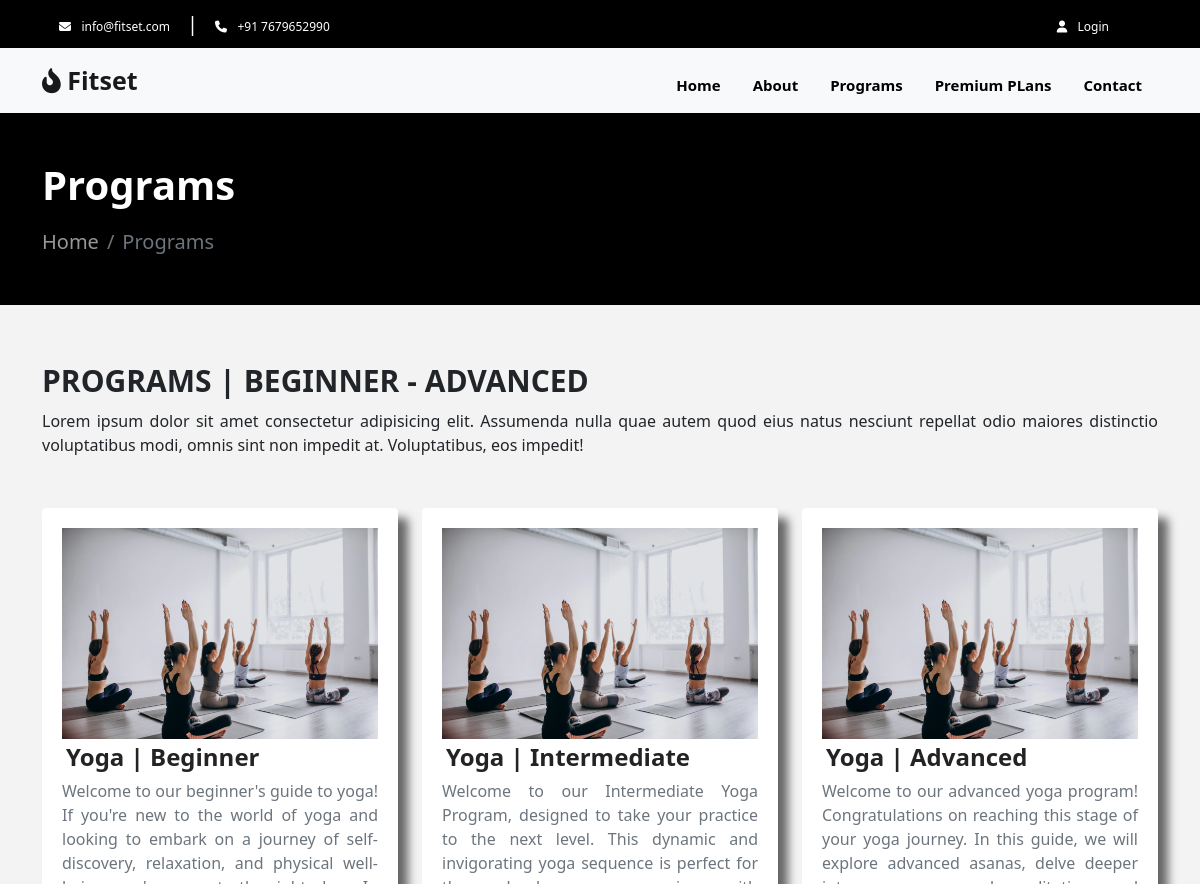
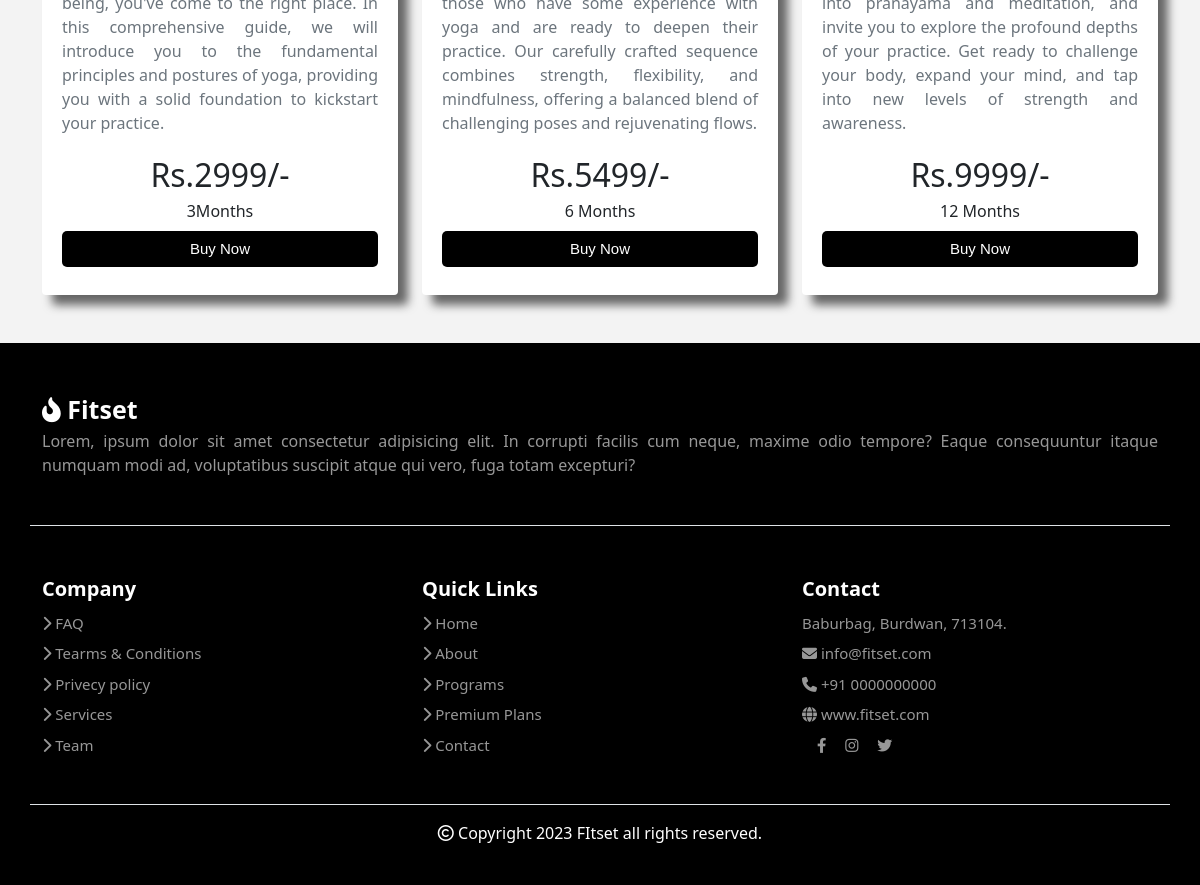
/program-levels.php?id=1, run on the app's committed database (2 pictures, top to bottom).
### tables this page shows
CREATE TABLE `course_level` (
  `id` int(11) NOT NULL,
  `level_name` varchar(50) NOT NULL,
  `level_desc` varchar(1000) NOT NULL,
  `course_duration` varchar(20) NOT NULL,
  `course_id` varchar(25) NOT NULL,
  `amount` int(20) NOT NULL,
  `image` varchar(20) NOT NULL
);

### program-levels.php (the view, shortened to what this page needs)
<!DOCTYPE html>
<html>
<head>
	<?php include_once './link.php'; ?>
</head>
<body>
<?php include_once './navbar.php'; ?>
<div class="container-fluid p-0 " style="background:black; color:white;">
	<div class="container py-5">
		<h1 class="theme-light fw-bold">
			Programs
		</h1>
		<nav aria-label="breadcrumb">
			<ol class="breadcrumb m-0">
				<li class="breadcrumb-item">
					<a href="./index.php" style="text-decoration:none; color:#979797;">
		    			Home
					</a>
				</li>
				<li class="breadcrumb-item active theme-light" aria-current="page">Programs</li>
			</ol>
		</nav>
	</div>
</div>
<div class="container">
  <div class="row">
    <div class="col-md-12">
      <h1 class="h1  fw-bold text-uppercase mt-5"><span class="subHeading">Programs | Beginner - Advanced</span></h1>
      <p>
        Lorem ipsum dolor sit amet consectetur adipisicing elit. Assumenda nulla quae autem quod eius natus nesciunt repellat odio maiores distinctio voluptatibus modi, omnis sint non impedit at. Voluptatibus, eos impedit!
      </p>
    </div>
    <?php
        $queryCourseLevel=mysqli_query($con,"select * from course_level where course_id='".$_GET['id']."'");
        while($rowCourseLevel=mysqli_fetch_array($queryCourseLevel))
        {
    ?>
            <div class="col-md-4">
                <div class="cardItems rounded mb-5">
                    <img style="width:100%; height:auto;" src="./Images/<?php echo $rowCourseLevel["image"]; ?>" alt="Yoga Image"/>
                    <strong class="fs-4 ps-1"><?php echo $rowCourseLevel["level_name"]; ?></strong>
                    <p class="text-secondary mt-1">
                       <?php echo $rowCourseLevel["level_desc"]; ?>
                    </p>
                    <div class="fs-2 font-weight-bold text-center text-dark ">
                      Rs.<?php echo $rowCourseLevel["amount"]; ?>/-
                    </div>
                    <div class="fs-6 text-center text-dark font-weight-bold">
                      <?php echo $rowCourseLevel["course_duration"]; ?>
                    </div>
                    <div class="col">
                        <a class="btn btnRm w-100 my-2" href="./subscribe.php?course-level-id=<?php echo $rowCourseLevel['id'];?>">Buy Now</a>
                    </div>
                </div>
            </div>
    <?php
        }
        ?>
  </div>
</div>
<?php include_once './footer.php'; ?>
</body>
</html>

### link.php (shortened to what this page needs)
<link rel="stylesheet" href="bootstrap.min.css">
<link rel="stylesheet" href="https://cdnjs.cloudflare.com/ajax/libs/OwlCarousel2/2.3.4/assets/owl.carousel.min.css" />
<link rel="stylesheet" href="https://cdnjs.cloudflare.com/ajax/libs/font-awesome/6.3.0/css/all.min.css" />
<link rel="stylesheet" href="style.css">

### navbar.php (shortened to what this page needs)
<div class="container-fluid  bg-blue py-2 header-upper">
        <div class="container text-light py-0">
            <div class="row">
                <div class="col-md-8">
                    <ul class="list-group list-group-horizontal">
                        <li class="list-group-item pe-2 theme-light">
                            <i class="fa-solid fa-envelope" style="color:#fff; font-size: 12px;"></i>&nbsp; <a class="text-decoration-none theme-light" href="mailto:#">info@fitset.com</a>
                        </li>
                        <li class="list-group-item px-2 theme-light" style="color:#fff">
                            |
                        </li>
                        <li class="list-group-item ps-2 theme-light">
                            <i class="fa-solid fa-phone" style="color:#fff; font-size: 12px;"></i>&nbsp; <a class="text-decoration-none theme-light" href="tel:#91#">+91 7679652990</a>
                        </li>
                    </ul>
                </div>
                <div class="col-md-4 d-none d-lg-block">
                    <ul class="list-group list-group-horizontal float-end">
                        <li class="list-group-item pe-5 theme-light" >
                            <i class="fa-solid fa-user" style="color:#fff; font-size: 12px;"></i>&nbsp; <a href="./login.php">Login</a>
                        </li>
                    </ul>
                </div>
            </div>
        </div>
    </div>
    <nav class="navbar navbar-expand-md navbar-light bg-light">
        <div class="container ">
            <a class="navbar-brand w-auto py-0 logo" href="#">
                <i class="fa-solid fa-fire-flame-curved"></i> Fitset
            </a>
            <div class="collapse navbar-collapse" id="navbarSupportedContent">
                <ul class="navbar-nav ms-auto mb-lg-0">
                    <li class="nav-item menu1 active px-2 my-auto">
                        <a class="nav-link" href="./index.php">Home</a>
                    </li>
                    <li class="nav-item menu2 px-2 my-auto">
                        <a class="nav-link" href="./about-us.php">About</a>
                    </li>
                    <li class="nav-item menu6 px-2 my-auto">
                        <a class="nav-link" href="./programs.php">Programs</a>
                    </li>
                    <li class="nav-item menu5 px-2 my-auto">
                        <a class="nav-link" href="./premium-plans.php">Premium PLans</a>
                    </li>
                    <li class="nav-item menu8 px-2 my-auto">
                        <a class="nav-link" href="./contact-us.php">Contact</a>
                    </li>
                </ul>
            </div>
        </div>
    </nav>

### footer.php (shortened to what this page needs)
<footer class="footer">
<div class="container pt-5 pb-5">
    <div class="row">
        <div class="col-md-12">
            <div class="logoDiv">
                <a class="navbar-brand w-auto py-0 logo" style="color:#fff;" href="./index.php">
                    <i class="fa-solid fa-fire-flame-curved"></i> Fitset
                </a>
            </div>
            <div class="footerParagraph">
                Lorem, ipsum dolor sit amet consectetur adipisicing elit. In corrupti facilis cum neque, maxime odio tempore? Eaque consequuntur itaque numquam modi ad, voluptatibus suscipit atque qui vero, fuga totam excepturi?
            </div>
        </div>
    </div>
</div>
<div class="container pt-5 border-top">
    <div class="row">
            <div class="col-md-4 footerLinks" >
                <div class="linkGroup">
                    <span class="groupTitle">
                        Company
                    </span>
                    <li class="footerlist flex">
                        <i class="fa-sharp fa-solid fa-chevron-right"></i>
                        FAQ
                    </li>
                    <li class="footerlist flex">
                        <i class="fa-sharp fa-solid fa-chevron-right"></i>
                        Tearms & Conditions
                    </li>
                    <li class="footerlist flex">
                        <i class="fa-sharp fa-solid fa-chevron-right"></i>
                        Privecy policy
                    </li>
                    <li class="footerlist flex">
                        <i class="fa-sharp fa-solid fa-chevron-right"></i>
                        Services
                    </li>
                    <li class="footerlist flex">
                        <i class="fa-sharp fa-solid fa-chevron-right"></i>
                        Team
                    </li>
                </div>
            </div>
            <div class="col-md-4 footerLinks">
                <div  class="linkGroup">
                    <span class="groupTitle">
                            Quick Links
                    </span>
                    <li class="footerlist flex">
                        <i class="fa-sharp fa-solid fa-chevron-right"></i>
                        <a href="./index.php">Home</a>
                    </li>
                    <li class="footerlist flex">
                        <i class="fa-sharp fa-solid fa-chevron-right"></i>
                        <a href="./about-us.php">About</a>
                    </li>
                    <li class="footerlist flex">
                        <i class="fa-sharp fa-solid fa-chevron-right"></i>
                        <a href="./programs.php">Programs</a>
                    </li>
                    <li class="footerlist flex">
                        <i class="fa-sharp fa-solid fa-chevron-right"></i>
                        <a href="./premium-plans.php">Premium Plans</a>
                    </li>
                    <li class="footerlist flex">
                        <i class="fa-sharp fa-solid fa-chevron-right"></i>
                        <a href="./contact-us.php">Contact</a>
                    </li>
                </div>
            </div>
            <div class="col-md-4 footerLinks pb-5">
                <div class="linkGroup">
                    <span class="groupTitle">
                        Contact
                    </span>
                    <li>
                        Baburbag, Burdwan, 713104.
                    </li>
                    <li>
                        <i class="fa-solid fa-envelope"></i>
                        info@fitset.com
                    </li>
                    <li>
                        <i class="fa-solid fa-phone"></i>
                        +91 0000000000
                    </li>
                    <li>
                        <i class="fa-solid fa-globe"></i>
                        www.fitset.com
                    </li>
                    <li class="footersocials">
                        <i class="fa-brands fa-facebook-f socialLinks"></i>
                        <i class="fa-brands fa-instagram socialLinks"></i>
                        <i class="fa-brands fa-twitter socialLinks"></i>
                    </li>
                </div>
            </div>
            <div class="col-md-12 text-center pt-3 pb-4 border-top" style="color:#fff;">
                <div class="copyRight">
                    <p><i class="fa-regular fa-copyright"></i> Copyright 2023 FItset all rights reserved.</p>
                </div>
            </div>
    </div>
</div>
		<link rel="stylesheet" href="https://cdnjs.cloudflare.com/ajax/libs/lightbox2/2.8.2/css/lightbox.min.css">
</footer>

### style.css (style rules this page uses)
body { background: #e7e7e775; text-align: justify; }
.container-fluid.bg-blue.py-2.header-upper { background: black; }
.py-2 { padding-top: 0rem!important; padding-bottom: 0rem!important; }
li.list-group-item { background: black; }
li.list-group-item a { color: #fff; text-decoration: none; font-size: 12px; }
.logo { font-size: 25px; font-weight: bold; }
.navbar-light .navbar-nav .nav-link { color: rgb(0 0 0); font-weight: 600; font-size: 15px; }
.btn { background: #000; margin-top: 3%; color: #fff; font-size: 20px; border-radius: 0px; font-family:Verdana, Geneva, Tahoma, sans-serif; transition: 0.5s; border-radius: 5px; }
.subHeading { font-size: 30px; font-weight: bolder; }
.cardItems { margin-top: 10%; background: #fff; width: 100%; padding: 20px; box-shadow: 10px 10px 10px #666; }
.btnRm { font-size: 15px; }
ul { list-style-type: none; text-align: left !important; }
li { padding-top: 10px; font-size: 20px; }
strong { font-size: 25px; color: rgba(0, 0, 0, 0.863); }
.footer { background: #000000; color: #979797; }
.groupTitle { font-size: 20px; color: rgb(255, 255, 255); font-weight: 600; }
.footer li { font-size: 15px; list-style-type: none; padding-top: .5rem; }
.footer .footerlist { transition: 0.3s ease-in-out; cursor: pointer; }
.footer .footerlist a { transition: 0.3s ease-in-out; cursor: pointer; text-decoration:none; color:#979797; }
.socialLinks { padding-left: 15px; transition: 0.3s; }

### data on the page
course_level: image (picture), level_name "Yoga | Beginner", level_desc "Welcome to our beginner's guide to yoga! If you're new to the world of yoga and looking to embark on a journey of self-discovery, relaxation, and physical well-being, you've come to the right place. In this comprehensive guide, we will introduce you to the fundamental principles and postures of yoga, providing you with a solid foundation to kickstart your practice.", amount "2999", course_duration "3Months"
course_level: image (picture), level_name "Yoga | Intermediate", level_desc "Welcome to our Intermediate Yoga Program, designed to take your practice to the next level. This dynamic and invigorating yoga sequence is perfect for those who have some experience with yoga and are ready to deepen their practice. Our carefully crafted sequence combines strength, flexibility, and mindfulness, offering a balanced blend of challenging poses and rejuvenating flows.", amount "5499", course_duration "6 Months"
course_level: image (picture), level_name "Yoga | Advanced", level_desc "Welcome to our advanced yoga program! Congratulations on reaching this stage of your yoga journey. In this guide, we will explore advanced asanas, delve deeper into pranayama and meditation, and invite you to explore the profound depths of your practice. Get ready to challenge your body, expand your mind, and tap into new levels of strength and awareness.", amount "9999", course_duration "12 Months"
